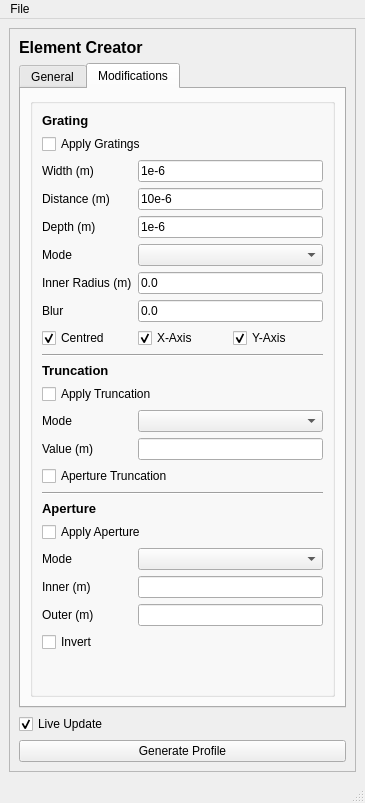
<?xml version="1.0" encoding="UTF-8"?>
<ui version="4.0">
 <class>MainWindow</class>
 <widget class="QMainWindow" name="MainWindow">
  <property name="geometry">
   <rect>
    <x>0</x>
    <y>0</y>
    <width>365</width>
    <height>803</height>
   </rect>
  </property>
  <property name="windowTitle">
   <string>MainWindow</string>
  </property>
  <widget class="QWidget" name="centralwidget">
   <layout class="QGridLayout" name="gridLayout">
    <item row="0" column="0">
     <widget class="QFrame" name="frame_main">
      <property name="frameShape">
       <enum>QFrame::StyledPanel</enum>
      </property>
      <property name="frameShadow">
       <enum>QFrame::Raised</enum>
      </property>
      <layout class="QGridLayout" name="gridLayout_2">
       <item row="1" column="0" colspan="2">
        <widget class="QTabWidget" name="tabWidget">
         <property name="tabShape">
          <enum>QTabWidget::Rounded</enum>
         </property>
         <property name="currentIndex">
          <number>1</number>
         </property>
         <widget class="QWidget" name="tab_general">
          <attribute name="title">
           <string>General</string>
          </attribute>
          <layout class="QGridLayout" name="gridLayout_4">
           <item row="1" column="0">
            <spacer name="verticalSpacer_2">
             <property name="orientation">
              <enum>Qt::Vertical</enum>
             </property>
             <property name="sizeHint" stdset="0">
              <size>
               <width>20</width>
               <height>40</height>
              </size>
             </property>
            </spacer>
           </item>
           <item row="0" column="0">
            <widget class="QGroupBox" name="groupBox">
             <property name="title">
              <string/>
             </property>
             <property name="flat">
              <bool>true</bool>
             </property>
             <property name="checkable">
              <bool>false</bool>
             </property>
             <layout class="QGridLayout" name="gridLayout_3">
              <item row="7" column="1">
               <widget class="QComboBox" name="comboBox_type"/>
              </item>
              <item row="8" column="0">
               <widget class="QLabel" name="label_escape_path">
                <property name="text">
                 <string>Escape Path (%)</string>
                </property>
               </widget>
              </item>
              <item row="1" column="1">
               <widget class="QLineEdit" name="lineEdit_pixelsize">
                <property name="text">
                 <string>1e-6</string>
                </property>
               </widget>
              </item>
              <item row="3" column="0">
               <widget class="QLabel" name="label_length">
                <property name="text">
                 <string>Length (m)</string>
                </property>
               </widget>
              </item>
              <item row="1" column="0">
               <widget class="QLabel" name="label_pixelsize">
                <property name="text">
                 <string>Pixel Size</string>
                </property>
               </widget>
              </item>
              <item row="4" column="0">
               <widget class="QLabel" name="label_height">
                <property name="text">
                 <string>Height (m)</string>
                </property>
               </widget>
              </item>
              <item row="6" column="0">
               <widget class="QLabel" name="label_medium">
                <property name="text">
                 <string>Medium</string>
                </property>
               </widget>
              </item>
              <item row="3" column="1">
               <widget class="QLineEdit" name="lineEdit_length">
                <property name="text">
                 <string>100e-6</string>
                </property>
               </widget>
              </item>
              <item row="2" column="1">
               <widget class="QLineEdit" name="lineEdit_diameter">
                <property name="text">
                 <string>100e-6</string>
                </property>
               </widget>
              </item>
              <item row="6" column="1">
               <widget class="QLineEdit" name="lineEdit_medium">
                <property name="text">
                 <string>2.348</string>
                </property>
               </widget>
              </item>
              <item row="2" column="0">
               <widget class="QLabel" name="label_diameter">
                <property name="text">
                 <string>Diameter (m)</string>
                </property>
               </widget>
              </item>
              <item row="8" column="1">
               <widget class="QLineEdit" name="lineEdit_escape_path">
                <property name="text">
                 <string>0.0</string>
                </property>
               </widget>
              </item>
              <item row="5" column="1">
               <widget class="QLineEdit" name="lineEdit_exponent">
                <property name="text">
                 <string>2.0</string>
                </property>
               </widget>
              </item>
              <item row="5" column="0">
               <widget class="QLabel" name="label_exponent">
                <property name="text">
                 <string>Exponent</string>
                </property>
               </widget>
              </item>
              <item row="4" column="1">
               <widget class="QLineEdit" name="lineEdit_height">
                <property name="text">
                 <string>50e-6</string>
                </property>
               </widget>
              </item>
              <item row="7" column="0">
               <widget class="QLabel" name="label_type">
                <property name="text">
                 <string>Type</string>
                </property>
               </widget>
              </item>
              <item row="0" column="0">
               <widget class="QLabel" name="label_name">
                <property name="text">
                 <string>Name</string>
                </property>
               </widget>
              </item>
              <item row="0" column="1">
               <widget class="QLineEdit" name="lineEdit_name">
                <property name="text">
                 <string>Lens</string>
                </property>
               </widget>
              </item>
              <item row="9" column="0" colspan="2">
               <widget class="QCheckBox" name="checkBox_invert_profile">
                <property name="text">
                 <string>Invert Profile</string>
                </property>
               </widget>
              </item>
             </layout>
            </widget>
           </item>
          </layout>
         </widget>
         <widget class="QWidget" name="tab_grating">
          <attribute name="title">
           <string>Modifications</string>
          </attribute>
          <layout class="QGridLayout" name="gridLayout_5">
           <item row="0" column="0">
            <widget class="QGroupBox" name="groupBox_2">
             <property name="title">
              <string/>
             </property>
             <property name="flat">
              <bool>true</bool>
             </property>
             <layout class="QGridLayout" name="gridLayout_6">
              <item row="1" column="0" colspan="3">
               <widget class="QCheckBox" name="checkBox_use_grating">
                <property name="text">
                 <string>Apply Gratings</string>
                </property>
               </widget>
              </item>
              <item row="2" column="0">
               <widget class="QLabel" name="label_grating_width">
                <property name="text">
                 <string>Width (m)</string>
                </property>
               </widget>
              </item>
              <item row="2" column="1" colspan="2">
               <widget class="QLineEdit" name="lineEdit_grating_width">
                <property name="text">
                 <string>1e-6</string>
                </property>
               </widget>
              </item>
              <item row="14" column="1" colspan="2">
               <widget class="QComboBox" name="comboBox_truncation_mode"/>
              </item>
              <item row="10" column="0" colspan="3">
               <widget class="Line" name="line">
                <property name="orientation">
                 <enum>Qt::Horizontal</enum>
                </property>
               </widget>
              </item>
              <item row="3" column="0">
               <widget class="QLabel" name="label_grating_distance">
                <property name="text">
                 <string>Distance (m)</string>
                </property>
               </widget>
              </item>
              <item row="13" column="0" colspan="2">
               <widget class="QCheckBox" name="checkBox_use_truncation">
                <property name="text">
                 <string>Apply Truncation</string>
                </property>
               </widget>
              </item>
              <item row="21" column="0">
               <widget class="QLabel" name="label_aperture_mode">
                <property name="text">
                 <string>Mode</string>
                </property>
               </widget>
              </item>
              <item row="8" column="2">
               <widget class="QCheckBox" name="checkBox_grating_y_axis">
                <property name="text">
                 <string>Y-Axis</string>
                </property>
                <property name="checked">
                 <bool>true</bool>
                </property>
               </widget>
              </item>
              <item row="4" column="0">
               <widget class="QLabel" name="label_grating_depth">
                <property name="text">
                 <string>Depth (m)</string>
                </property>
               </widget>
              </item>
              <item row="22" column="0">
               <widget class="QLabel" name="label_aperture_inner">
                <property name="text">
                 <string>Inner (m)</string>
                </property>
               </widget>
              </item>
              <item row="4" column="1" colspan="2">
               <widget class="QLineEdit" name="lineEdit_grating_depth">
                <property name="text">
                 <string>1e-6</string>
                </property>
               </widget>
              </item>
              <item row="8" column="0">
               <widget class="QCheckBox" name="checkBox_grating_centred">
                <property name="text">
                 <string>Centred</string>
                </property>
                <property name="checked">
                 <bool>true</bool>
                </property>
               </widget>
              </item>
              <item row="24" column="0">
               <widget class="QCheckBox" name="checkBox_aperture_invert">
                <property name="text">
                 <string>Invert</string>
                </property>
               </widget>
              </item>
              <item row="19" column="0" colspan="3">
               <widget class="QLabel" name="label_aperture_header">
                <property name="font">
                 <font>
                  <pointsize>10</pointsize>
                  <weight>75</weight>
                  <bold>true</bold>
                 </font>
                </property>
                <property name="text">
                 <string>Aperture</string>
                </property>
               </widget>
              </item>
              <item row="25" column="1">
               <spacer name="verticalSpacer">
                <property name="orientation">
                 <enum>Qt::Vertical</enum>
                </property>
                <property name="sizeHint" stdset="0">
                 <size>
                  <width>20</width>
                  <height>20</height>
                 </size>
                </property>
               </spacer>
              </item>
              <item row="0" column="0">
               <widget class="QLabel" name="label_grating_header">
                <property name="font">
                 <font>
                  <pointsize>10</pointsize>
                  <weight>75</weight>
                  <bold>true</bold>
                 </font>
                </property>
                <property name="text">
                 <string>Grating</string>
                </property>
               </widget>
              </item>
              <item row="14" column="0">
               <widget class="QLabel" name="label_truncation_mode">
                <property name="text">
                 <string>Mode</string>
                </property>
               </widget>
              </item>
              <item row="5" column="1" colspan="2">
               <widget class="QComboBox" name="comboBox_grating_mode"/>
              </item>
              <item row="6" column="1" colspan="2">
               <widget class="QLineEdit" name="lineEdit_grating_inner_radius">
                <property name="text">
                 <string>0.0</string>
                </property>
               </widget>
              </item>
              <item row="23" column="1" colspan="2">
               <widget class="QLineEdit" name="lineEdit_aperture_outer"/>
              </item>
              <item row="15" column="0">
               <widget class="QLabel" name="label_truncation_value">
                <property name="text">
                 <string>Value (m)</string>
                </property>
               </widget>
              </item>
              <item row="3" column="1" colspan="2">
               <widget class="QLineEdit" name="lineEdit_grating_distance">
                <property name="text">
                 <string>10e-6</string>
                </property>
               </widget>
              </item>
              <item row="20" column="0" colspan="3">
               <widget class="QCheckBox" name="checkBox_use_aperture">
                <property name="text">
                 <string>Apply Aperture</string>
                </property>
               </widget>
              </item>
              <item row="21" column="1" colspan="2">
               <widget class="QComboBox" name="comboBox_aperture_mode"/>
              </item>
              <item row="15" column="1" colspan="2">
               <widget class="QLineEdit" name="lineEdit_truncation_value"/>
              </item>
              <item row="23" column="0">
               <widget class="QLabel" name="label_aperture_outer">
                <property name="text">
                 <string>Outer (m)</string>
                </property>
               </widget>
              </item>
              <item row="8" column="1">
               <widget class="QCheckBox" name="checkBox_grating_x_axis">
                <property name="text">
                 <string>X-Axis</string>
                </property>
                <property name="checked">
                 <bool>true</bool>
                </property>
               </widget>
              </item>
              <item row="16" column="0" colspan="2">
               <widget class="QCheckBox" name="checkBox_truncation_aperture">
                <property name="text">
                 <string>Aperture Truncation</string>
                </property>
               </widget>
              </item>
              <item row="11" column="0" colspan="3">
               <widget class="QLabel" name="label_truncation_header">
                <property name="font">
                 <font>
                  <pointsize>10</pointsize>
                  <weight>75</weight>
                  <bold>true</bold>
                 </font>
                </property>
                <property name="text">
                 <string>Truncation</string>
                </property>
               </widget>
              </item>
              <item row="22" column="1" colspan="2">
               <widget class="QLineEdit" name="lineEdit_aperture_inner"/>
              </item>
              <item row="6" column="0">
               <widget class="QLabel" name="label_grating_inner_radius">
                <property name="text">
                 <string>Inner Radius (m)</string>
                </property>
               </widget>
              </item>
              <item row="17" column="0" colspan="3">
               <widget class="Line" name="line_2">
                <property name="orientation">
                 <enum>Qt::Horizontal</enum>
                </property>
               </widget>
              </item>
              <item row="5" column="0">
               <widget class="QLabel" name="label_grating_mode">
                <property name="text">
                 <string>Mode</string>
                </property>
               </widget>
              </item>
              <item row="7" column="0">
               <widget class="QLabel" name="label_grating_blur">
                <property name="text">
                 <string>Blur</string>
                </property>
               </widget>
              </item>
              <item row="7" column="1" colspan="2">
               <widget class="QLineEdit" name="lineEdit_grating_blur">
                <property name="text">
                 <string>0.0</string>
                </property>
               </widget>
              </item>
             </layout>
            </widget>
           </item>
          </layout>
         </widget>
        </widget>
       </item>
       <item row="0" column="0">
        <widget class="QLabel" name="label">
         <property name="font">
          <font>
           <pointsize>12</pointsize>
           <weight>75</weight>
           <bold>true</bold>
          </font>
         </property>
         <property name="text">
          <string>Element Creator</string>
         </property>
        </widget>
       </item>
       <item row="5" column="0" colspan="2">
        <widget class="QPushButton" name="pushButton_generate_profile">
         <property name="text">
          <string>Generate Profile</string>
         </property>
        </widget>
       </item>
       <item row="2" column="0">
        <widget class="QCheckBox" name="checkBox_live_update">
         <property name="text">
          <string>Live Update</string>
         </property>
         <property name="checked">
          <bool>true</bool>
         </property>
        </widget>
       </item>
      </layout>
     </widget>
    </item>
   </layout>
  </widget>
  <widget class="QMenuBar" name="menubar">
   <property name="geometry">
    <rect>
     <x>0</x>
     <y>0</y>
     <width>365</width>
     <height>20</height>
    </rect>
   </property>
   <widget class="QMenu" name="menuFile">
    <property name="title">
     <string>File</string>
    </property>
    <addaction name="actionSave_Configuration"/>
    <addaction name="actionLoad_Configuration"/>
    <addaction name="actionSave_Profile"/>
    <addaction name="actionLoad_Profile"/>
   </widget>
   <addaction name="menuFile"/>
  </widget>
  <widget class="QStatusBar" name="statusbar"/>
  <action name="actionSave_Configuration">
   <property name="text">
    <string>Save Configuration</string>
   </property>
  </action>
  <action name="actionLoad_Configuration">
   <property name="text">
    <string>Load Configuration</string>
   </property>
  </action>
  <action name="actionSave_Profile">
   <property name="text">
    <string>Save Profile</string>
   </property>
  </action>
  <action name="actionLoad_Profile">
   <property name="text">
    <string>Load Profile</string>
   </property>
  </action>
 </widget>
 <resources/>
 <connections/>
</ui>
